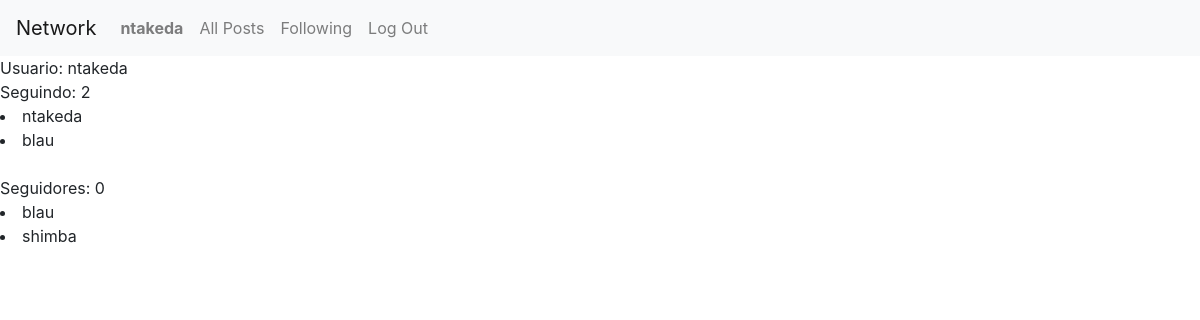
/shimba (signed in), run on the app's committed database.
### network/models.py (models this page shows)
class User(AbstractUser):
    pass

class Follow(models.Model):
    user = models.ForeignKey(User, on_delete=models.CASCADE, related_name="usuarios_follow")
    list = models.ManyToManyField(User)
    def __str__(self):
        return f"{self.user}"

### network/views.py (the view)
# urls.py: path("<str:username>", views.username , name="user"),
def username(request, username):
    user = request.user
    following = Follow.objects.get(user=User.objects.get(username=username)).list.all()
    n_following = following.count()
    followers = Follow.objects.filter(list=user.id)
    n_followers = 0
    return render(request, "network/user.html", {
        "n_following": n_following,
        "following": following,
        "followers": followers,
        "n_followers": n_followers,
    })

### network/templates/network/user.html
{% extends "network/layout.html" %}
{% block body %}
    Usuario: {{ user }}
    <br>
    Seguindo: {{ n_following }}
    {% for f in following %}
        <li>
        {{ f }}
        </li>
    {% endfor %}
    <br>
    Seguidores: {{ n_followers }}
    {% for g in followers %}
        <li>
        {{ g }}
        </li>
    {% endfor %}
{% endblock %}

### network/templates/network/layout.html (shortened to what this page needs)
{% load static %}
<!DOCTYPE html>
<html lang="en">
    <head>
        <link rel="stylesheet" href="https://stackpath.bootstrapcdn.com/bootstrap/4.4.1/css/bootstrap.min.css">
        <link href="{% static 'network/styles.css' %}" rel="stylesheet">
    </head>
    <body>
        <nav class="navbar navbar-expand-lg navbar-light bg-light">
            <a class="navbar-brand" href="#">Network</a>
            <div>
              <ul class="navbar-nav mr-auto">
                {% if user.is_authenticated %}
                    <li class="nav-item">
                        <a class="nav-link" href="{% url 'user' user.username %}"><strong>{{ user.username }}</strong></a>
                    </li>
                {% endif %}
                <li class="nav-item">
                  <a class="nav-link" href="{% url 'index' %}">All Posts</a>
                </li>
                {% if user.is_authenticated %}
                    <li class="nav-item">
                        <a class="nav-link" href="#">Following</a>
                    </li>
                    <li class="nav-item">
                        <a class="nav-link" href="{% url 'logout' %}">Log Out</a>
                    </li>
                {% endif %}
              </ul>
            </div>
          </nav>
        <div class="body">
            {% block body %}
            {% endblock %}
        </div>
    </body>
</html>

### data on the page
User: username "ntakeda"
User: username "blau"
Follow: user.username "blau"
Follow: user.username "shimba"

### other printed values
{{ n_following }} "2"
{{ n_followers }} "0"
